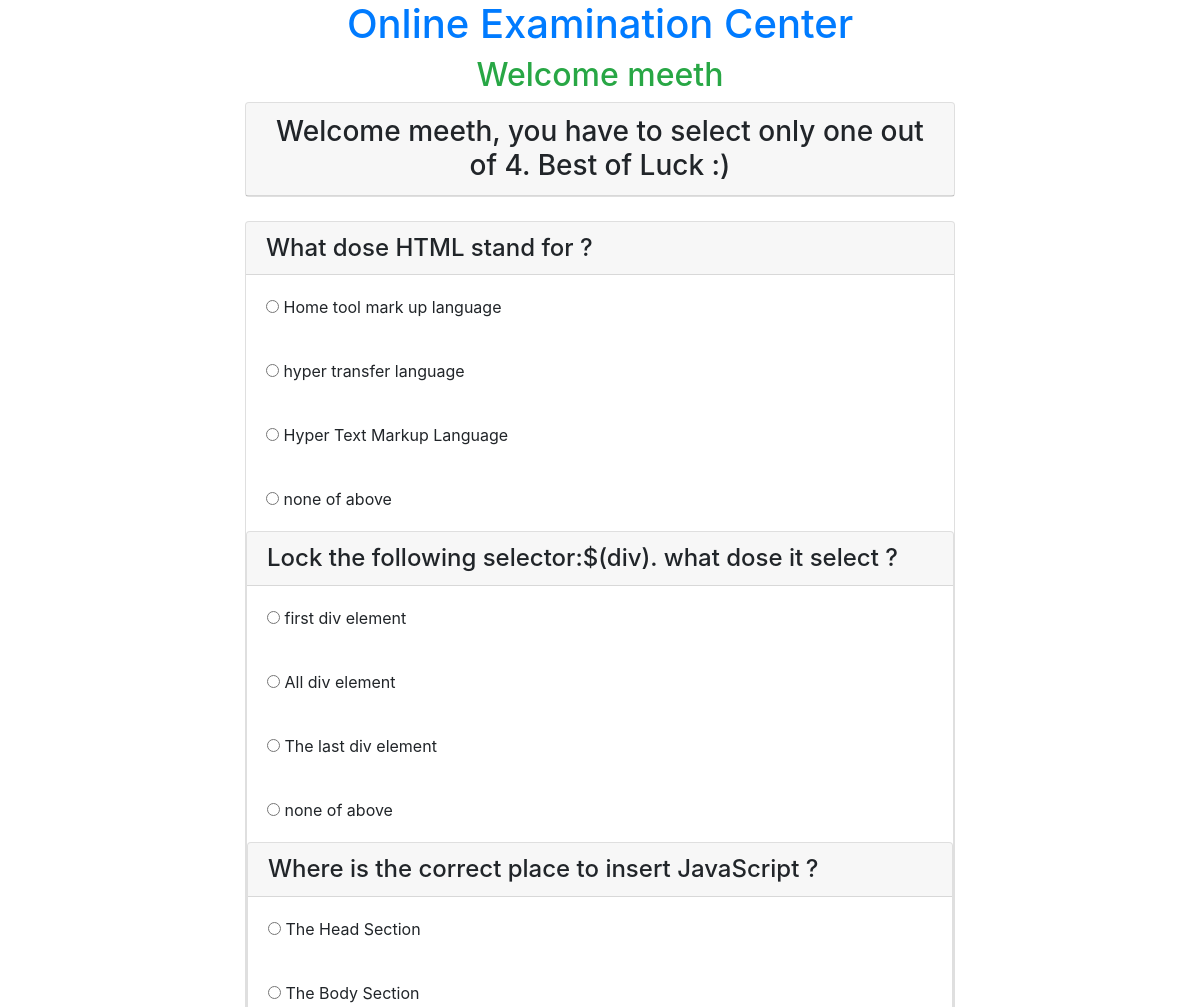
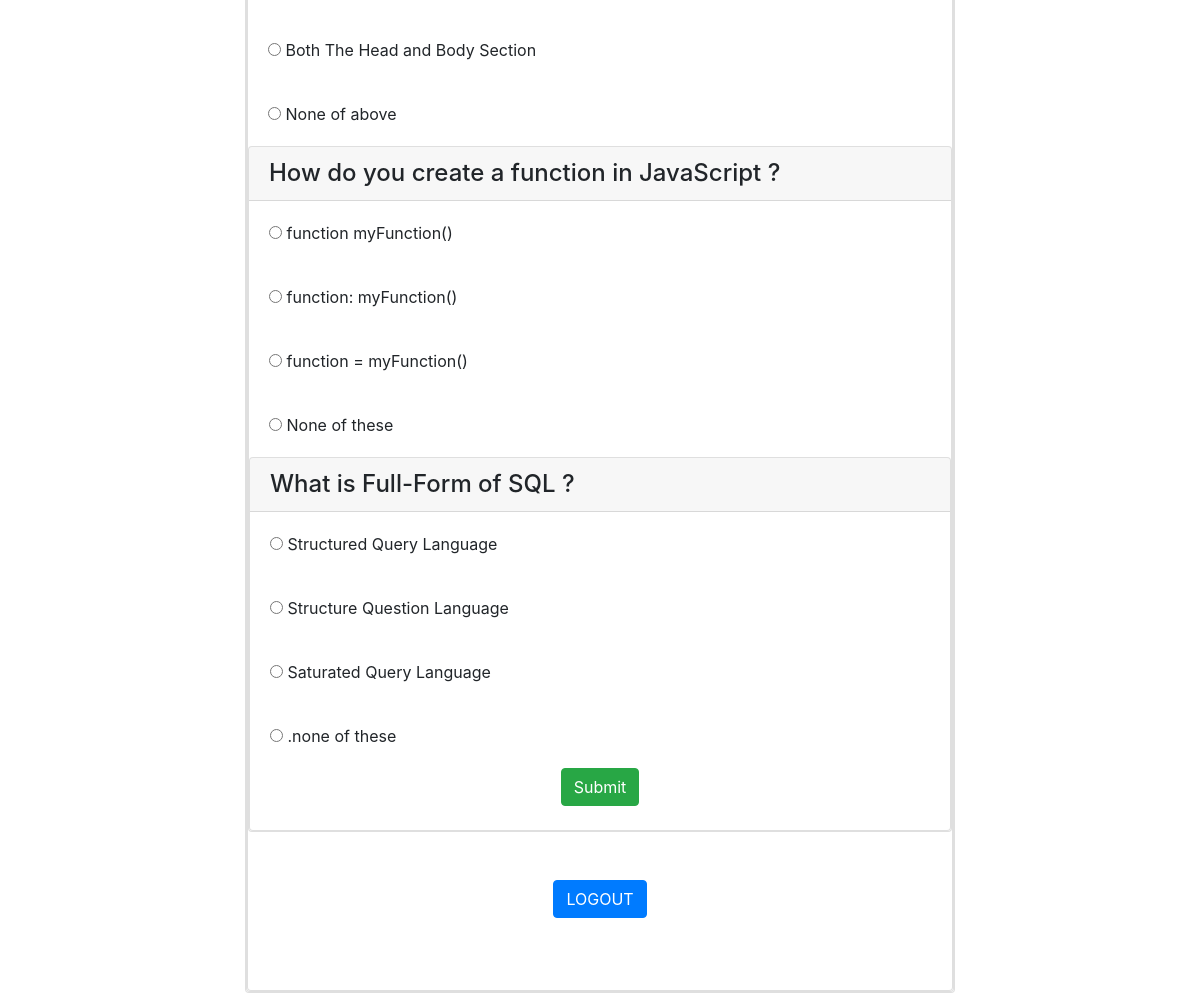
Page /home.php (signed in) on the committed database (2 pictures, top to bottom).
### tables this page shows
CREATE TABLE `questions` (
  `qid` int NOT NULL,
  `question` varchar(250) DEFAULT NULL,
  `ans_id` int DEFAULT NULL
);

CREATE TABLE `answer` (
  `aid` int NOT NULL,
  `answer` varchar(250) DEFAULT NULL,
  `ans_id` int DEFAULT NULL
);

### home.php (the view, shortened to what this page needs)
<?php
$con = mysqli_connect('localhost','root','Meeth242004');
mysqli_select_db($con, 'examdbase');
?>
<!doctype html>
<head>
<link href="https://cdn.jsdelivr.net/npm/bootstrap@5.1.3/dist/css/bootstrap.min.css" rel="stylesheet">
<link rel="stylesheet" href="https://maxcdn.bootstrapcdn.com/bootstrap/4.0.0/css/bootstrap.min.css">
</head>
<body>
    <div class="container">
<h1 class="text-center text-primary"> <Center>Online Examination Center</Center> </h1>
    <h2 class="text-center text-success"><center> Welcome <?php echo $_SESSION['username']; ?> </center> </h2>
 <div class="col-lg-8 m-auto d-block">
    <div class="card">
    <h3 class="text-center card-header"> Welcome <?php echo $_SESSION['username']; ?>, you have to select only one out of 4. Best of Luck :) </h3>
</div><br>
<form action="check.php" method="post">
 <?php
for($i=1;$i<6;$i++) {
    $q = "select * from questions where qid = $i";
    $query = mysqli_query($con, $q);
    while ($rows = mysqli_fetch_array($query) ) {
        ?>
        <div class="card">
            <h4 class="card-header">
                <?php echo $rows['question'] ?>
            </h4>
        <?php
        $q = "select * from answer where ans_id = $i";
        $query = mysqli_query($con, $q);
        while ($rows = mysqli_fetch_array($query) ) {
            ?>
            <div class="card-body">
            <input type="radio" name="quizcheck[<?php echo $rows ['ans_id']; ?>]"
             value="<?php echo $rows['aid']; ?>">
            <?php echo $rows['answer'] ;?>
            </div>
        <?php
    }
}
}
?>
<input type="submit" name="submit" Value="Submit" class="btn btn-success m-auto d-block" />
<br>
</form>
</div>
</div>
<br> <br>
<div class="d-block m-auto">
    <a class="btn btn-primary  text-white" href="logout.php">LOGOUT </a>
</div><br><br><br>
</body>
</html>

### rows in the picture
questions: question "What dose HTML stand for ?"
answer: answer "Home tool mark up language"
answer: answer "hyper transfer language"
answer: answer "Hyper Text Markup Language"
answer: answer "none of above"
questions: question "Lock the following selector:$(div). what dose it select ?"
answer: answer "first div element"
answer: answer "All div element"
answer: answer "The last div element"
answer: answer "none of above"
questions: question "Where is the correct place to insert JavaScript ?"
answer: answer "The Head Section"
answer: answer "The Body Section"
answer: answer "Both The Head and Body Section"
answer: answer "None of above"
questions: question "How do you create a function in JavaScript ?"
answer: answer "function myFunction()"
answer: answer "function: myFunction()"
answer: answer "function = myFunction()"
answer: answer "None of these"
questions: question "What is Full-Form of SQL ?"
answer: answer "Structured Query Language"
answer: answer "Structure Question Language"
answer: answer "Saturated Query Language"
answer: answer ".none of these"

### other values in the picture
$_SESSION['username'] "meeth"
